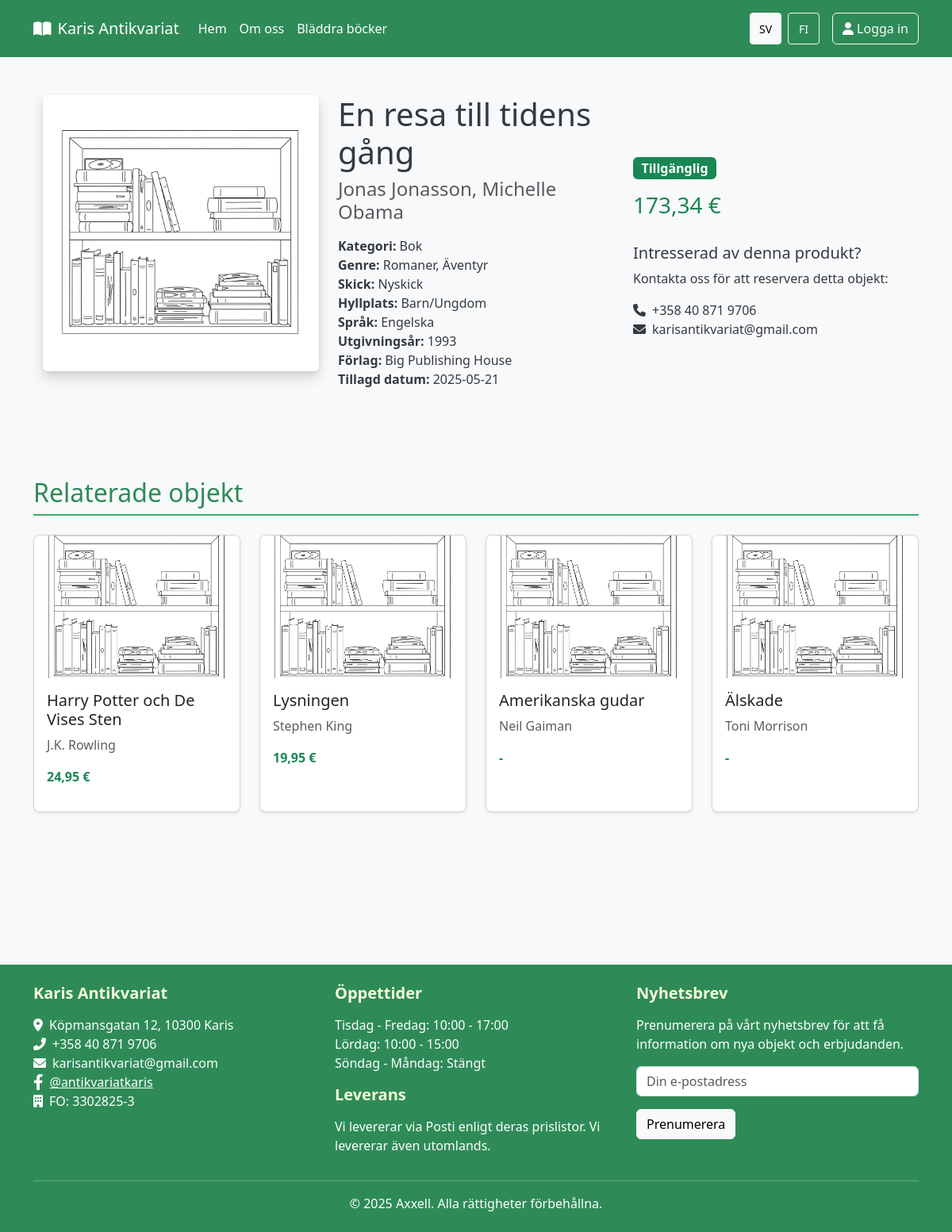
Page /singleproduct.php?id=73 on the committed database.
### tables this page shows
CREATE TABLE `product` (
  `prod_id` int NOT NULL AUTO_INCREMENT,
  `title` varchar(255) NOT NULL,
  `status` int DEFAULT NULL,
  `shelf_id` int DEFAULT NULL,
  `category_id` int DEFAULT NULL,
  `price` decimal(10,2) DEFAULT NULL,
  `condition_id` int DEFAULT NULL,
  `notes` text,
  `internal_notes` text,
  `year` int DEFAULT NULL,
  `publisher` varchar(100) DEFAULT NULL,
  `special_price` tinyint(1) DEFAULT NULL COMMENT 'Om produkten är på rea: 1 = Ja, 0 = Nej',
  `recommended` tinyint(1) DEFAULT NULL COMMENT 'Om produkten är rekommenderad: 1 = Ja, 0 = Nej	',
  `rare` tinyint(1) DEFAULT '0',
  `date_added` datetime DEFAULT CURRENT_TIMESTAMP,
  `language_id` int DEFAULT NULL,
  PRIMARY KEY (`prod_id`),
  KEY `shelf_id` (`shelf_id`),
  KEY `category_id` (`category_id`),
  KEY `condition_id` (`condition_id`),
  KEY `idx_product_status` (`status`),
  KEY `fk_product_language` (`language_id`),
  CONSTRAINT `fk_product_language` FOREIGN KEY (`language_id`) REFERENCES `language` (`language_id`),
  CONSTRAINT `product_ibfk_1` FOREIGN KEY (`shelf_id`) REFERENCES `shelf` (`shelf_id`),
  CONSTRAINT `product_ibfk_2` FOREIGN KEY (`category_id`) REFERENCES `category` (`category_id`),
  CONSTRAINT `product_ibfk_3` FOREIGN KEY (`condition_id`) REFERENCES `condition` (`condition_id`),
  CONSTRAINT `product_ibfk_4` FOREIGN KEY (`status`) REFERENCES `status` (`status_id`)
);

CREATE TABLE `category` (
  `category_id` int NOT NULL AUTO_INCREMENT,
  `category_sv_name` varchar(100) NOT NULL,
  `category_fi_name` varchar(100) NOT NULL,
  PRIMARY KEY (`category_id`),
  UNIQUE KEY `category_name` (`category_sv_name`)
);

CREATE TABLE `status` (
  `status_id` int NOT NULL AUTO_INCREMENT,
  `status_sv_name` varchar(50) NOT NULL,
  `status_fi_name` varchar(50) NOT NULL,
  PRIMARY KEY (`status_id`),
  UNIQUE KEY `status_name` (`status_sv_name`)
);

### includes/routes.php (called while the page is built, shortened)
<?php
class Routes {
    private static $basePath = '';
    public static function init($basePath) {
        self::$basePath = $basePath;
    }
    public static function asset($type, $file) {
        return self::$basePath . '/assets/' . $type . '/' . $file;
    }
}
function asset($type, $file) {
    return Routes::asset($type, $file);
}

### includes/functions.php (called while the page is built, shortened)
<?php
function safeEcho($value) {
    return ($value !== null) ? htmlspecialchars($value) : '';
}
?>

### init.php (called while the page is built, shortened)
<?php
$include_base = __DIR__;
require_once $include_base . '/includes/functions.php';
require_once $include_base . '/includes/ui.php';
require_once $include_base . '/includes/Formatter.php';
$language = isset($_SESSION['language']) ? $_SESSION['language'] : 'sv';
if (function_exists('loadLanguageStrings')) {
    $strings = loadLanguageStrings($language);
}
if (class_exists('Formatter')) {
    $formatter = new Formatter($language === 'fi' ? 'fi_FI' : 'sv_SE');
}

### includes/ui.php (called while the page is built, shortened)
<?php
function loadLanguageStrings($language) {
    $langFile = 'languages/' . $language . '.php';
    if (file_exists($langFile)) {
        return $lang_strings;
    } else {
        include 'languages/sv.php';
        return $lang_strings;
    }
}
?>

### includes/Formatter.php (called while the page is built, shortened)
<?php
class Formatter {
    public function __construct(string $locale = 'sv_SE') {
        $this->locale = $locale;
    }
    public function formatCurrency($amount, string $currency = '€'): string {
        if ($amount === null) {
            return '-';
        }
        return number_format((float)$amount, 2, ',', ' ') . ' ' . $currency;
    }
    public function formatDate($date, string $format = 'Y-m-d'): string {
        return date($format, strtotime($date));
    }
    public function formatPrice($price): string {
        return $this->formatCurrency($price);
    }
}
?>

### singleproduct.php (the view, shortened to what this page needs)
<?php
require_once 'init.php';
$productId = isset($_GET['id']) ? (int)$_GET['id'] : 0;
function getProductById($productId) {
    global $pdo, $language;
    $categoryNameField = ($language === 'fi') ? 'cat.category_fi_name' : 'cat.category_sv_name';
    $shelfNameField = ($language === 'fi') ? 'sh.shelf_fi_name' : 'sh.shelf_sv_name';
    $statusNameField = ($language === 'fi') ? 's.status_fi_name' : 's.status_sv_name';
    $conditionNameField = ($language === 'fi') ? 'con.condition_fi_name' : 'con.condition_sv_name' ;
    $languageNameField = ($language === 'fi') ? 'lang.language_fi_name' : 'lang.language_sv_name';
    try {
        $sql = "SELECT
        p.prod_id,
        p.title,
        p.status,
        p.shelf_id,
        p.category_id,
        p.price,
        p.condition_id,
        p.notes,
        p.internal_notes,
        p.year,
        p.publisher,
        p.special_price,
        p.rare,
        p.recommended,
        p.date_added,
        p.language_id,
        {$statusNameField} as status_name,
        s.status_id,
        {$categoryNameField} as category_name,
        IFNULL({$shelfNameField}, '') as shelf_name,
        IFNULL({$conditionNameField}, '') as condition_name,
        IFNULL(con.condition_code, '') as condition_code,
        IFNULL({$languageNameField}, '') as language_name
    FROM
        product p
    JOIN category cat ON p.category_id = cat.category_id
    JOIN `status` s ON p.status = s.status_id
    LEFT JOIN shelf sh ON p.shelf_id = sh.shelf_id
    LEFT JOIN `condition` con ON p.condition_id = con.condition_id
    LEFT JOIN `language` lang ON p.language_id = lang.language_id
    WHERE
        p.prod_id = :productId";
        $stmt = $pdo->prepare($sql);
        $stmt->bindParam(':productId', $productId, PDO::PARAM_INT);
        $stmt->execute();
        $product = $stmt->fetch(PDO::FETCH_OBJ);
        if ($product) {
            $authorSql = "SELECT a.author_id, a.author_name
                         FROM author a
                         JOIN product_author pa ON a.author_id = pa.author_id
                         WHERE pa.product_id = :productId";
            $authorStmt = $pdo->prepare($authorSql);
            $authorStmt->bindParam(':productId', $productId, PDO::PARAM_INT);
            $authorStmt->execute();
            $authors = $authorStmt->fetchAll(PDO::FETCH_OBJ);
            $product->authors = $authors;
            $authorNames = array_map(function($author) {
                return $author->author_name;
            }, $authors);
            $product->author_names = !empty($authorNames) ? implode(', ', $authorNames) : '';
            $genreSql = "SELECT g.genre_id, " .
                       ($language === 'fi' ? 'g.genre_fi_name' : 'g.genre_sv_name') . " as genre_name
                       FROM genre g
                       JOIN product_genre pg ON g.genre_id = pg.genre_id
                       WHERE pg.product_id = :productId";
            $genreStmt = $pdo->prepare($genreSql);
            $genreStmt->bindParam(':productId', $productId, PDO::PARAM_INT);
            $genreStmt->execute();
            $genres = $genreStmt->fetchAll(PDO::FETCH_OBJ);
            $product->genres = $genres;
            $product->genre_ids_array = array_map(function($genre) {
                return $genre->genre_id;
            }, $genres);
            $product->genre_names_array = array_map(function($genre) {
                return $genre->genre_name;
            }, $genres);
        }
        return $product;
    } catch (PDOException $e) {
        error_log("Database error in getProductById: " . $e->getMessage());
        error_log("SQL query: " . $sql);
        return null;
    }
}
function getRelatedProducts($productId, $categoryId, $genreIds, $limit = 4) {
    global $pdo, $language;
    try {
        $genreIdList = implode(',', array_map('intval', $genreIds));
        $categoryNameField = ($language === 'fi') ? 'c.category_fi_name' : 'c.category_sv_name';
        $sql = "SELECT DISTINCT
                    p.prod_id,
                    p.title,
                    p.price,
                    p.special_price,
                    p.rare,
                    p.recommended,
                    {$categoryNameField} as category_name,
                    (SELECT GROUP_CONCAT(a.author_name SEPARATOR ', ')
                     FROM product_author pa
                     JOIN author a ON pa.author_id = a.author_id
                     WHERE pa.product_id = p.prod_id) as author_names
                FROM
                    product p
                JOIN
                    category c ON p.category_id = c.category_id
                LEFT JOIN
                    product_genre pg ON p.prod_id = pg.product_id
                WHERE
                    p.prod_id != :productId
                    AND p.status = 1 -- Only available products
                    AND (
                        p.category_id = :categoryId
                        OR pg.genre_id IN ($genreIdList)
                    )
                GROUP BY
                    p.prod_id
                LIMIT :limit";
        $stmt = $pdo->prepare($sql);
        $stmt->bindParam(':productId', $productId, PDO::PARAM_INT);
        $stmt->bindParam(':categoryId', $categoryId, PDO::PARAM_INT);
        $stmt->bindParam(':limit', $limit, PDO::PARAM_INT);
        $stmt->execute();
        return $stmt->fetchAll(PDO::FETCH_OBJ);
    } catch (PDOException $e) {
        error_log("Database error in getRelatedProducts: " . $e->getMessage());
        return [];
    }
}
$product = getProductById($productId);
$relatedProducts = [];
if (!empty($product->genre_ids_array)) {
    $relatedProducts = getRelatedProducts($productId, $product->category_id, $product->genre_ids_array);
}
$formattedPrice = $formatter->formatPrice($product->price);
$formattedDate = $formatter->formatDate($product->date_added);
$statusClass = '';
switch ($product->status_id) {
    case 1:
        $statusClass = 'bg-success';
        break;
}
include 'templates/header.php';
?>
<div class="container my-5 pb-5">
    <div class="row">
        <div class="row mb-5">
            <div class="col-md-4 mb-4 mb-md-0">
                <div class="item-image-container">
                    <?php
                    $imagePath = 'uploads/products/' . $product->prod_id . '.jpg';
                    $defaultImage = asset('images', 'default_antiqe_image.webp');
                    $imageToShow = file_exists($imagePath) ? $imagePath : $defaultImage;
                    ?>
                    <img src="<?php echo $imageToShow; ?>" alt="<?php echo safeEcho($product->title); ?>" class="img-fluid rounded shadow" id="item-image">
                </div>
            </div>
            <div class="col-md-4 item-details">
                <div>
                    <h1 class="mb-2" id="item-title"><?php echo safeEcho($product->title); ?></h1>
                    <h4 class="text-muted mb-3" id="item-author"><?php echo safeEcho($product->author_names); ?></h4>
                </div>
                <ul class="list-unstyled">
                    <li><strong><?php echo $strings['category']; ?>:</strong> <span id="item-category"><?php echo safeEcho($product->category_name); ?></span></li>
                    <?php if (!empty($product->genre_names_array)): ?>
                    <li><strong><?php echo $strings['genre']; ?>:</strong> <span id="item-genre"><?php echo safeEcho(implode(', ', $product->genre_names_array)); ?></span></li>
                    <?php endif; ?>
                    <li><strong><?php echo $strings['condition']; ?>:</strong> <span id="item-condition"><?php echo safeEcho($product->condition_name); ?></span></li>
                    <li><strong><?php echo $strings['shelf']; ?>:</strong> <span id="item-shelf"><?php echo safeEcho($product->shelf_name); ?></span></li>
                    <?php if (!empty($product->language_name)): ?>
                    <li><strong><?php echo $strings['language']; ?>:</strong> <span id="item-language"><?php echo safeEcho($product->language_name); ?></span></li>
                    <?php endif; ?>
                    <?php if (!empty($product->year)): ?>
                    <li><strong><?php echo $strings['year']; ?>:</strong> <span id="item-year"><?php echo safeEcho($product->year); ?></span></li>
                    <?php endif; ?>
                    <?php if (!empty($product->publisher)): ?>
                    <li><strong><?php echo $strings['publisher']; ?>:</strong> <span id="item-publisher"><?php echo safeEcho($product->publisher); ?></span></li>
                    <?php endif; ?>
                    <li><strong><?php echo $strings['date_added']; ?>:</strong> <span id="item-date"><?php echo $formattedDate; ?></span></li>
                </ul>
            </div>
            <div class="col-md-4 item-price-status">
                <div class="price-container">
                    <span class="badge <?php echo $statusClass; ?> fs-6" id="item-status"><?php echo safeEcho($product->status_name); ?></span>
                    <h3 class="text-success mt-3" id="item-price"><?php echo $formattedPrice; ?></h3>
                </div>
                <div class="mt-4">
                    <h5><?php echo $strings['interested_product']; ?></h5>
                    <?php if ($product->status_id == 1):  ?>
                    <p><?php echo $strings['contact_to_reserve']; ?></p>
                    <ul class="list-unstyled">
                        <li><i class="fas fa-phone me-2"></i>+358 40 871 9706</li>
                        <li><i class="fas fa-envelope me-2"></i>karisantikvariat@gmail.com</li>
                    </ul>
                    <?php elseif ($product->status_id == 2):  ?>
                    <p><?php echo $strings['product_sold']; ?></p>
                    <?php elseif ($product->status_id == 3):  ?>
                    <p><?php echo $strings['product_reserved']; ?></p>
                    <?php else:  ?>
                    <p><?php echo $strings['product_unavailable']; ?></p>
                    <?php endif; ?>
                </div>
            </div>
        </div>
<?php if (!empty($relatedProducts)): ?>
<div class="col-12">
    <section class="my-5">
        <h2 class="mb-4"><?php echo $strings['related_items']; ?></h2>
        <div class="row row-cols-1 row-cols-md-2 row-cols-lg-4 g-4" id="related-items">
            <?php foreach ($relatedProducts as $relatedProduct): ?>
            <div class="col">
                <div class="card h-100">
                    <div class="d-none d-md-block">
                        <?php
                        $relatedImagePath = 'uploads/products/' . $relatedProduct->prod_id . '.jpg';
                        $relatedDefaultImage = asset('images', 'default_antiqe_image.webp');
                        $relatedImageToShow = file_exists($relatedImagePath) ? $relatedImagePath : $relatedDefaultImage;
                        ?>
                        <img src="<?php echo $relatedImageToShow; ?>" class="card-img-top" style="height: 180px; object-fit: cover;" alt="<?php echo safeEcho($relatedProduct->title); ?>">
                        <div class="card-body">
                            <h5 class="card-title"><?php echo safeEcho($relatedProduct->title); ?></h5>
                            <p class="card-text text-muted">
                                <?php echo safeEcho($relatedProduct->author_names); ?>
                            </p>
                            <p class="text-success fw-bold"><?php echo $formatter->formatPrice($relatedProduct->price); ?></p>
                        </div>
                    </div>
                </div>
            </div>
            <?php endforeach; ?>
        </div>
    </section>
</div>
<?php endif; ?>
    </div>
</div>
<?php
include 'templates/footer.php';
?>

### rows in the picture
product: title "En resa till tidens gång", category.category_sv_name "Bok", year "1993", publisher "Big Publishing House", date_added "2025-05-21", status.status_sv_name "Tillgänglig", price "173,34 €"
product: title "Harry Potter och De Vises Sten", author_names "J.K. Rowling", price "24,95 €"
product: title "Lysningen", author_names "Stephen King", price "19,95 €"
product: title "Amerikanska gudar", author_names "Neil Gaiman", price "-"
product: title "Älskade", author_names "Toni Morrison", price "-"

### other values in the picture
$strings['menu_home'] "Hem"
$strings['menu_about'] "Om oss"
$strings['menu_browse'] "Bläddra böcker"
$strings['login'] "Logga in"
safeEcho($product->author_names) "Jonas Jonasson, Michelle Obama"
$strings['category'] "Kategori"
$strings['genre'] "Genre"
safeEcho(implode(', ', $product->genre_names_array)) "Romaner, Äventyr"
$strings['condition'] "Skick"
safeEcho($product->condition_name) "Nyskick"
$strings['shelf'] "Hyllplats"
safeEcho($product->shelf_name) "Barn/Ungdom"
$strings['language'] "Språk"
safeEcho($product->language_name) "Engelska"
$strings['year'] "Utgivningsår"
